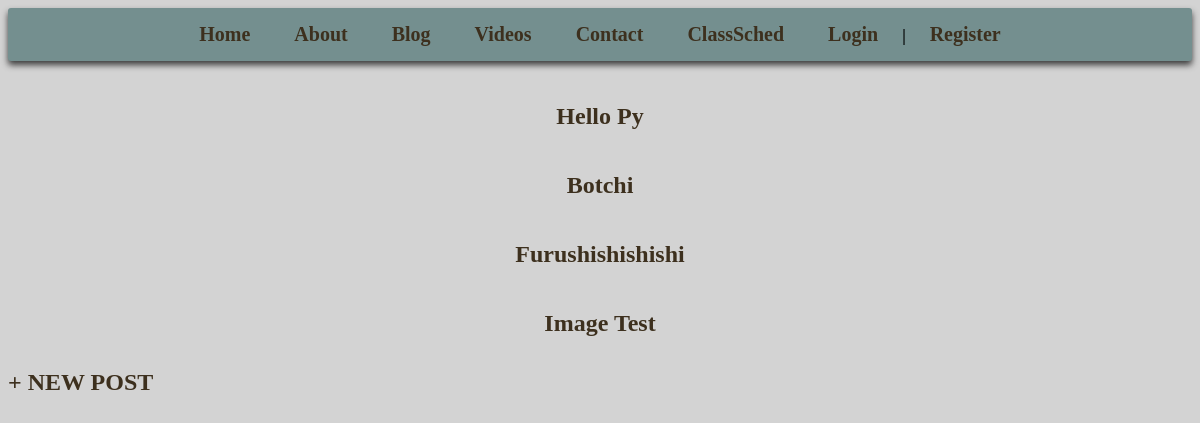
Screenshot of /blog/ with the database file from the repository.
### app/models.py (models this page shows, shortened)
class Post(models.Model):
    title = models.CharField(max_length=100)
    author = models.ForeignKey("auth.user", on_delete=models.CASCADE)
    body = models.TextField()
    header_image = models.ImageField(null=True, blank=True, upload_to="images/")

### app/views.py (the view)
# urls.py: path('blog/', BlogListView.as_view(), name='blog'),
class BlogListView(ListView):
    model = Post
    context_object_name = 'posts'
    template_name = 'app/blog_list.html'

### app/templates/app/blog_list.html (shortened to what this page needs)
{%  extends 'app/base.html' %}
{% load static %}
{% block content%}
    {% for post in posts %}
    <div class="post-entry">
            <h2><a href="{% url 'blog_detail' post.pk %}">{{post.title}}</a></h2>
        </div>
    {% endfor %}
    <a href="{% url 'blog_create' %}"> + NEW POST </a>
{% endblock content %}

### static/css/base.css (style rules this page uses)
body { background-color: lightgrey; }
a { color: rgb(61, 48, 30); text-decoration: none; font-weight: bold; font-size: 24px; }

### app/templates/app/base.html (style rules this page uses)
h2 { text-align: center; font-weight: bold; font-size: 35px; }
h2 a { color: rgb(61, 48, 30); text-decoration: none; }

### rows the page displays
Post: title "Hello Py"
Post: title "Botchi"
Post: title "Furushishishishi"
Post: title "Image Test"
